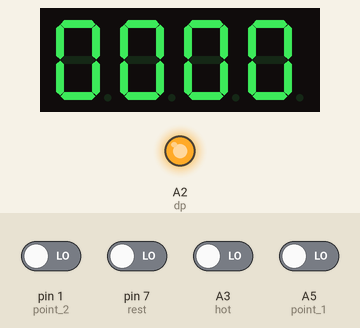
Simulated run of this sketch. Board: Arduino Uno, built with avr-gcc and run on an emulated ATmega328P. Shown: 4-digit seven-segment display, output pins drawn as LEDs (lit = HIGH). Wiring (inferred from the names in the program): BCD to 7-segment decoder: data pin 5, pin 3, pin 4, pin 6; 4-digit 7-segment display, segments lit when HIGH: segments Q0, Q1, Q2, Q3, Q4, Q5, Q6; digit selects pin 8, pin 9, A0, A1. The inputs (shaded band) are chosen by the test bench; at power-on: A3 (hot), A5 (point_1), pin 1 (point_2), pin 7 (rest) LOW. The segment pins are drawn as the display they are named for; pins used as bus, display or sensor lines are not drawn.

Above: at 1.2 s.
1.3 s: pin 7 (rest) driven HIGH
At 2.1 s:
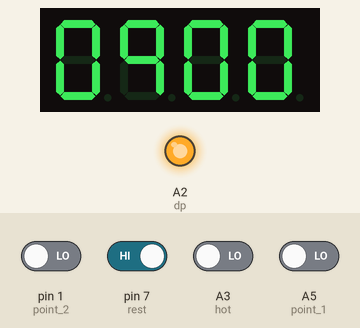
At 4.1 s:
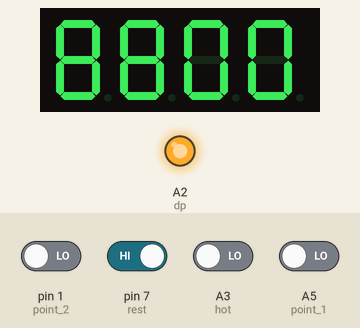
Timing chart, 0 to 5.6 s (numbered marks = the images above; inputs shaded):
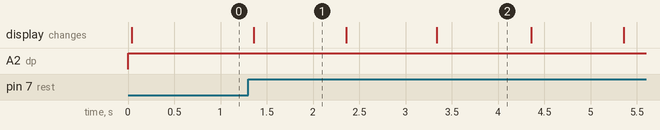

Measured:
- after the input at 1.3 s, the display: changes after 0.06 s (image 1)
- what the display in image 1 shows lasts 1.0 s, from 1.4 s to 2.4 s

The sketch:

squash_game.ino
```cpp
//機盒按鈕，比數 point_1 : point_2
const int point_1 = A5;
const int point_2 = 1;
const int R = 2;
const int L = A4;
const int hot = A3;
const int rest = 7;
//7段顯示器（共陽）
const int a = 5;
const int b = 3;
const int c = 4;
const int d = 6;
const int dp = A2;
const int one = 8;
const int two = 9;
const int three = A0;
const int four = A1;

int pointA = 0 ;//A的得分
int pointB = 0 ;//B的得分
int i = 0 ;//區別 A or B 的連續得分
int site = 0 ;//1右   2左
int hot_point = 0 ;//讀取熱身輸入
int rest_point = 0 ;//讀取休息輸入

// 定義七個節段的腳位，將 A, B, C, D, E, F, G 依序放入陣列
byte segs[4] = { a , b , c , d };

// 定義共陽極七段顯示器的字型(digit pattern)
// define the LED digit patterns, from 0 - 9
// 0 = LED on, 1 = LED off, in this order:
//                Mapping to       a,b,c,d,e,f,g of Seven-Segment LED
byte seven_seg_digits[10][4] = { { 0,0,0,0 },  // = 0
                                 { 1,0,0,0 },  // = 1
                                 { 0,1,0,0 },  // = 2
                                 { 1,1,0,0 },  // = 3
                                 { 0,0,1,0 },  // = 4
                                 { 1,0,1,0 },  // = 5
                                 { 0,1,1,0 },  // = 6
                                 { 1,1,1,0 },  // = 7
                                 { 0,0,0,1 },  // = 8
                                 { 1,0,0,1 }   // = 9
                             };

// 定義每個七段顯示器顯示的時間 (延遲時間), 預設 1ms
int delay_time = 1;

void setup() {
  //機盒按鈕
  pinMode(point_1 , INPUT);
  pinMode(point_2 , INPUT);
  pinMode(R , INPUT);
  pinMode(L , INPUT);
  pinMode(hot , INPUT);
  pinMode(rest , INPUT);
  //7段顯示器(7447)
  pinMode(a , OUTPUT);
  pinMode(b , OUTPUT);
  pinMode(c , OUTPUT);
  pinMode(d , OUTPUT);
  pinMode(dp , OUTPUT);
  pinMode(one , OUTPUT);
  pinMode(two , OUTPUT);
  pinMode(three , OUTPUT);
  pinMode(four , OUTPUT);
}

void loop() {

  print_point();

  if(digitalRead(point_1)==HIGH)
  {

    pointA++;//加一分

    if( i == 2 )//A連續得分
    {
      det_site();
    }

    else//換發球權
    {
      switch_sit();
    }
    i=2;
    delay(20);
  }

  if(digitalRead(point_2)==HIGH){
    pointB++;

    if( i == 3 ){//B連續得分
      det_site();
    }

    else{//換發球權
      switch_sit();
    }
    i=3;
    delay(20);
  }

  if ( win() ){
    for (unsigned int number = 0 ; number <= 3; number++) {
      // 每一秒鐘計數一次
      unsigned long startTime = millis();
     for (unsigned long elapsed=0; elapsed < 1000; elapsed = millis() - startTime) {
       // 多工掃瞄，輪流點亮個、十、百、以及千位數的七段顯示器
       print_point();
      }
      delay(250);
    }
    pointA=0;
    pointB=0;
    i=1;// i!=2 && i!=3
  }

  if( digitalRead(hot) == HIGH ){
  passing(2,150);//熱身
  pointA = 0 ;
  pointB = 0 ;
  i=1;
  }

  if( digitalRead(rest)== HIGH ){
  passing(1,90);//休息90秒
  pointA = 0 ;
  pointB = 0 ;
  i=1;
  }
}

void det_site()//判斷位置
{
    switch(site){
      case 1:site=2 ; break;
      case 2:site=1 ; break;
    }
}

void switch_sit(){
   do{
        if(digitalRead(R) == HIGH){
          site = 1 ;
          delay(20);
          break;
        }

        if(digitalRead(L) == HIGH){
          site = 2 ;
          delay(20);
          break;
        }
      }while( 1 );
}

int win(){//判斷輸贏
    if (pointA==11 && pointB<10){
        return 1;
    }

    else if (pointB==11 && pointA<10){
        return 1;
    }

    else if (pointA>=10 && pointB>=10){
        if ( (pointA-pointB)==2 ){
            return 1;
        }

        else if ( (pointB-pointA)==2 ){
            return 1;
        }
    }
    return 0;
}

void passing(int i , int sec)
{
  for( ; i > 0 ; i-- ){
    for (unsigned int number = sec ; number > 0 ; number--) {
      // 每一秒鐘計數一次
      unsigned long startTime = millis();
     for (unsigned long elapsed=0; elapsed < 1000; elapsed = millis() - startTime) {//1/4秒
       // 多工掃瞄，輪流點亮個、十、百、以及千位數的七段顯示器

        // 顯示個位數
        lightDigit(1 , number%10);
        delay(delay_time);
        // 顯示十位數
        lightDigit(2,(number/10)%10);
        delay(delay_time);
        // 顯示百位數
        lightDigit(3,(number/100)%10);
        delay(delay_time);
        // 顯示千位數
        lightDigit(4,(number/1000)%10);
        delay(delay_time);
      }
    }
//    digitalWrite(bee);
//    delay(500);
//    digitalWrite(bee);
//    delay(500);
//    digitalWrite(bee);
  }
}

// 選擇顯示的位數 (4:千、3:百、2:十、或 1:個位數)
void pickDigit(int x) {
  digitalWrite(one, LOW);
  digitalWrite(two, LOW);
  digitalWrite(three, LOW);
  digitalWrite(four, LOW);
  digitalWrite( dp , HIGH );

  switch(x) {
    case 1: digitalWrite(one, HIGH); break;
    case 2: digitalWrite(two, HIGH); break;
    case 3: digitalWrite(three, HIGH); break;
    case 4: digitalWrite(four, HIGH); break;
  }
}

// 點亮" i "位數
void lightDigit( int i , int number) {
  pickDigit(i);
  lightSegments(number);
}

// 點亮七段顯示器
void lightSegments(byte number) {
  for (int i = 0; i < 4; i++) {
    digitalWrite(segs[i], seven_seg_digits[number][i]);
  }
}

void print_point()//顯示分數
{
  // 顯示b個位數
  lightDigit(1 , pointB%10);

  if( i == 3 ){
    if( site == 1 ){
      digitalWrite( dp , LOW );//B得分，右邊發球
    }
  }
  delay(delay_time);

  // 顯示b十位數
  lightDigit(2,(pointB/10)%10);

  if( i == 3 ){
    if( site == 2 ){
       digitalWrite( dp , LOW );//B得分，左邊發球
    }
  }
  delay(1);

  // 顯示a個位數
  lightDigit(3,pointA%10);

  if( i == 2 ){
    if( site == 1 ){
       digitalWrite( dp , LOW );//A得分，右邊發球
    }
  }
  delay(1);

  // 顯示a十位數
  lightDigit(4,(pointA/10)%10);

  if( i == 2 ){
    if( site == 2 ){
       digitalWrite( dp , LOW );//A得分，左邊發球
    }
  }
  delay(1);
  digitalWrite(four, LOW);
}
```

main.c
```cpp
// (licence header left out)
#include <stdio.h>
#include <stdlib.h>
#include <string.h>
#include <time.h>

void ttime(int count, int i);//時間計數
void det_site(char site[5]);//判斷位置
int win(int a, int b);//判斷輸贏

int main()
{
	int a = 0, b = 0, input = 0;//input改為button
	int i = 0;// 判斷依據
	char site[5];

	printf("熱身\n");
	ttime(2, 150);

	i = 1;
	while (1)
	{
		printf("目前比數 %d  :  %d\t", a, b);
		do {
			scanf("%d", &input);
			getchar();//擋住site收到\n
			switch (input)
			{
			case 1:
				a = a + 1;
				if (i == 2)
				{
					det_site(site);
				}
				else
				{
					printf("輸入位置：");
					scanf("%s", site);
				}
				i = 2;//判斷連續得分
				break;

			case 0:
				b = b + 1;
				if (i == 3)
				{
					det_site(site);
				}
				else
				{
					printf("輸入位置：");
					scanf("%s", site);
				}

				i = 3;//判斷連續得分
				break;

			default:
				printf("輸入錯誤！\n");
				i = 1;
				break;
			}
			if (win(a, b))
			{
				a = 0;
				b = 0;
				i = 1;
				printf("休息90秒\n");
				ttime(1, 90);
				break;
			}
		} while (i == 1);
	}
	//    system("pause");
	return 0;
}

void det_site(char site[5])//判斷位置
{
	if (!strcmp(site, "R"))
	{
		strcpy(site, "L");
		printf("左邊發球\n");
	}
	else if (!strcmp(site, "L"))
	{
		strcpy(site, "R");
		printf("右邊發球\n");
	}
}

int win(int a, int b)//判斷輸贏
{
	if (a>10 && b<10) {
		printf("A WIN!!\n");
		printf(" %d : %d\n", a, b);
		return 1;
	}

	else if (b>10 && a<10) {
		printf("B WIN!!\n");
		printf(" %d : %d\n", a, b);
		return 1;
	}

	else if (a >= 10 && b >= 10) {
		if ((a - b) == 2) {
			printf("A WIN!!\n");
			printf(" %d : %d\n", a, b);
			return 1;
		}

		else if ((b - a) == 2) {
			printf("B WIN!!\n");
			printf(" %d : %d\n", a, b);
			return 1;
		}
	}
	return 0;
}

void ttime(int count, int i)//時間計數
{
	int temp = 0;
	time_t t1 = 0, t2 = 0;
	for (temp = 0; temp < count; temp++)
	{
		t1 = time(NULL);
		t2 = time(NULL);
		for (; (int)difftime(t2, t1) < i; )
			t2 = time(NULL);
		if (temp == 0 && count == 2)
			printf("換邊\n");

		else
			printf("開始比賽\n");
	}
}
```
